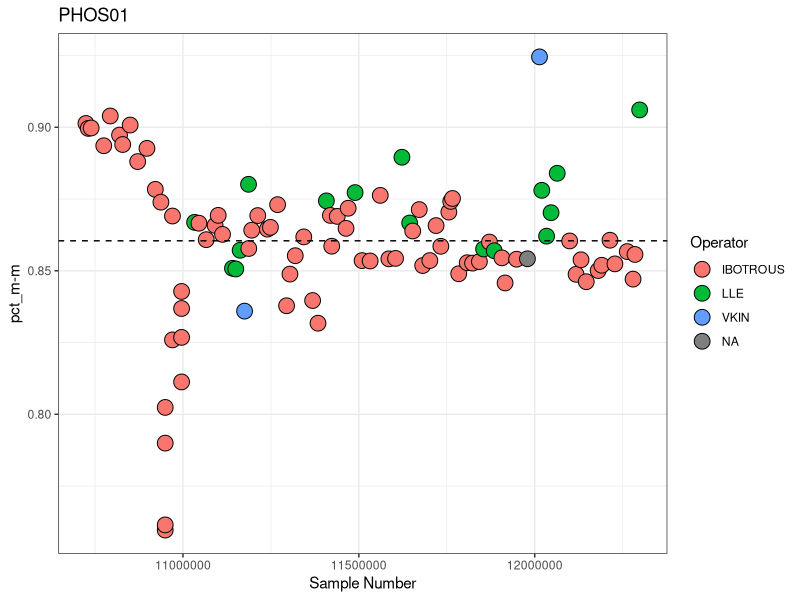
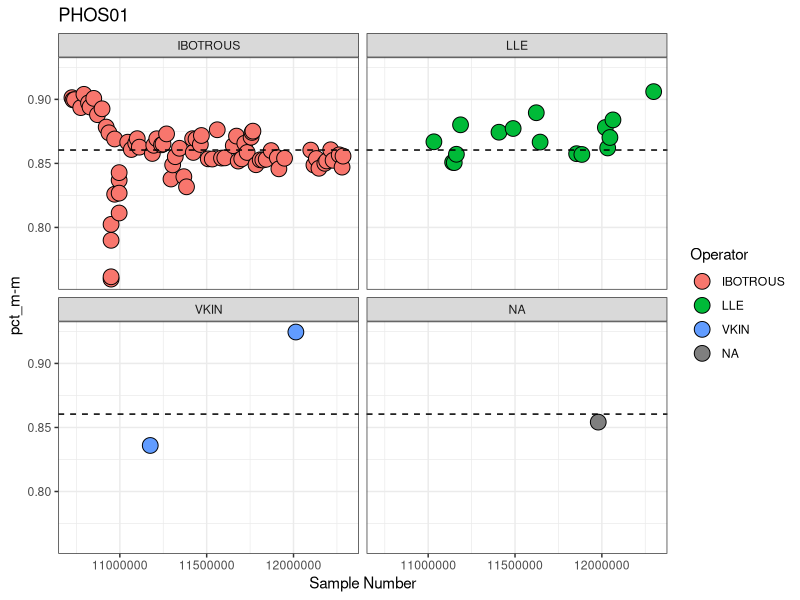
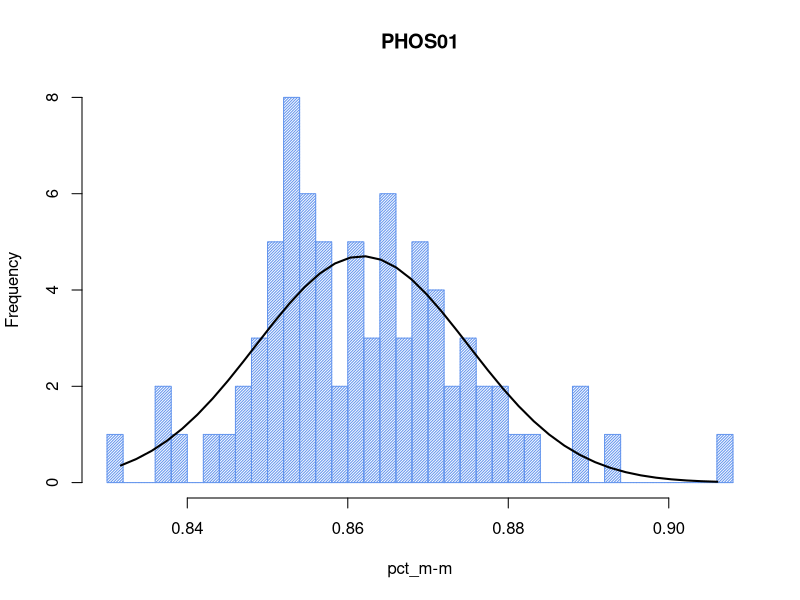

These figures' R source, in order:
#### Clean Up environment -----------------------------
rm(list=ls())

#### Packages -----------------------------
library(readxl)
library(tidyverse)
library(here)

#### Functions -----------------------------

shaptest <- function (x) {
        y = shapiro.test(x)
        return(y$p.value)
}

outliers <- function (x, b = FALSE) {
        xx <- sapply(x, as.numeric)
        
        #xx <- sort(xx)
        
        remove_outliers <- function(x, na.rm = TRUE, ...) {
                qnt <- quantile(x, probs=c(.25, .75), na.rm = na.rm, ...)
                H <- 1.5 * IQR(x, na.rm = na.rm)
                y <- x
                y[x < (qnt[1] - H)] <- NA
                y[x > (qnt[2] + H)] <- NA
                y
        }
        
        yy <- remove_outliers(xx)
        ww <- remove_outliers(yy)
        zz <- remove_outliers(ww)
        
        diff.out <- data.frame(xx, yy, ww, zz)
        
        if(b == TRUE){
                boxplot(diff.out)
        }
        
        return(zz)
}

#### Data Input -----------------------------
here()
data1 <- read_excel("data/PHOS01.xlsx", 
                    col_types = c("numeric", "date", "text", 
                                  "text", "text", "text", "text", "numeric", 
                                  "text", "text"))

###  Tidying the data affter first screen through the plot ---------------
# data1 <- data1 %>% filter(ENTRY <10) %>%  filter(SAMPLING_POINT == "SRM59AJ")


### Reducing to the LW control chart limits of 50 data points -------------
# data1 <- tail(data1, 50)

data.in <- data1


#Tidying up column names.
colnames(data1)[1] <- 'Sample'
colnames(data1)[8] <- 'Result'
colnames(data1)[4] <- 'Operator'

testname <- substr(data1$ANALYSIS[1],1,6)
analyte <- data1$REPORTED_NAME[1]
test_units <- tolower(sub("_P_","/",(data1$UNITS[1])))

# checking that only one srm present.
srm_no <- unique(data1$SAMPLING_POINT)
if (length(srm_no) >1){print("More than one SRM present")}

mid_line <- mean(data1$Result)

####### Plot by Operators #######
p <- ggplot(data1, aes(x = Sample,y = Result, fill = Operator)) + 
        geom_point(size=5, alpha = 1, shape=21, colour="black") +
        labs(title = testname, y=test_units, x="Sample Number")+
        geom_hline(yintercept = mid_line, lty=2) +
        theme_bw()
p

#ggsave(p, device = NULL, file = paste("~/Documents/GitHub/SRM_Package/graphs/", testname,"_Operators_", Sys.Date(),".png", sep=""))

dev.off()
p + facet_wrap(~ Operator, ncol=2) # individual panels



### ------------------------------------------------

df4 <- data.in %>% 
        group_by(ASSIGNED_OPERATOR) %>% 
        mutate(outliers(ENTRY)) %>% 
        na.omit() %>% 
        filter(n() > 2) %>% 
        summarise(n=n(), Mean= round(mean(ENTRY),2), SD = round(sd(ENTRY),2), p.Value = round(shaptest(ENTRY),3))
df4

df5 <- data.in %>% 
        group_by(ASSIGNED_OPERATOR) %>% 
        mutate(outliers(ENTRY)) %>% 
        na.omit() %>% 
        filter(n() > 2) 



### Histogram of all data ----------------------------------------------------------------

h <- hist(df5$ENTRY, breaks = 50, density = 50,
          col = "cornflowerblue", xlab = test_units, main = testname) 
xfit <- seq(min(df5$ENTRY), max(df5$ENTRY), length = 40) 
yfit <- dnorm(xfit, mean = mean(df5$ENTRY), sd = sd(df5$ENTRY)) 
yfit <- yfit * diff(h$mids[1:2]) * length(df5$ENTRY) 

lines(xfit, yfit, col = "black", lwd = 2)

### --------------------------------

